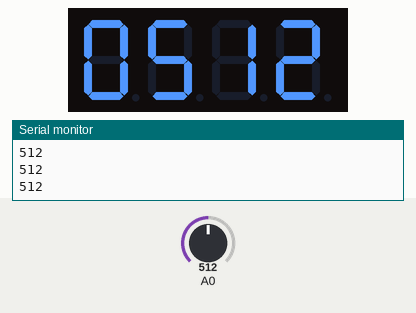
A sketch run on a simulated Arduino Uno, built with avr-gcc and run on an emulated ATmega328P. Shown: 4-digit seven-segment display, the last lines printed to the serial monitor. Wiring (inferred from the names in the program): 4-digit 7-segment display, segments lit when HIGH: segments pin 11, pin 7, pin 4, pin 2, A3, pin 10, pin 5, pin 3; digit selects pin 12, pin 9, pin 8, pin 6. The inputs (shaded band) are chosen by the test bench; at power-on: A0 = 512. The segment pins are drawn as the display they are named for.

Above: at 1.2 s.
1.3 s: A0 set to 716
At 2.3 s:
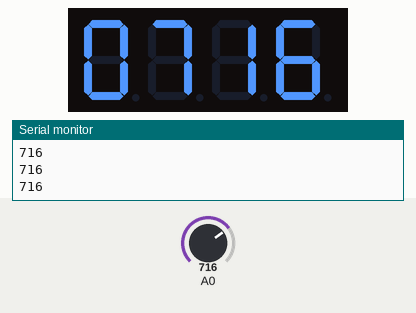
2.9 s: A0 set to 900
At 4.3 s:
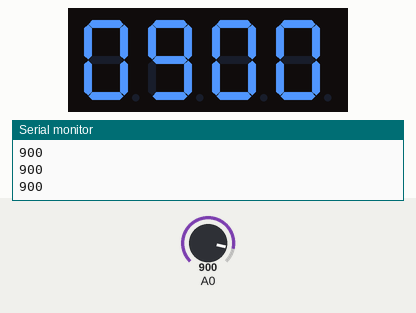
4.6 s: A0 set to 1023
At 6.1 s:
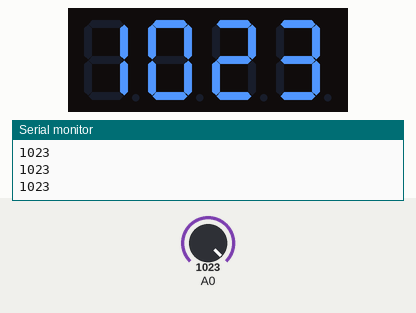
Timing chart, 0 to 7.6 s (numbered marks = the images above; inputs shaded):
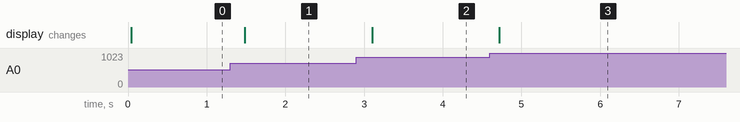

The sketch:

methane_sensor.ino
```cpp
#define DIGIT_ON LOW
#define DIGIT_OFF HIGH

int sensorValue;

int SEG_A = 11;
int SEG_B = 7;
int SEG_C = 4;
int SEG_D = 2;
int SEG_E = A3;
int SEG_F = 10;
int SEG_G = 5;
int SEG_DP = 3;

int DIG_1 = 12;
int DIG_2 = 9;
int DIG_3 = 8;
int DIG_4 = 6;


void setup()
{
  Serial.begin(9600);      // sets the serial port to 9600
  pinMode(SEG_A, OUTPUT);
  pinMode(SEG_B, OUTPUT);
  pinMode(SEG_C, OUTPUT);
  pinMode(SEG_D, OUTPUT);
  pinMode(SEG_E, OUTPUT);
  pinMode(SEG_F, OUTPUT);
  pinMode(SEG_G, OUTPUT);
  pinMode(SEG_DP, OUTPUT);

  pinMode(DIG_1, OUTPUT);
  pinMode(DIG_2, OUTPUT);
  pinMode(DIG_3, OUTPUT);
  pinMode(DIG_4, OUTPUT);

  digitalWrite(DIG_4, DIGIT_ON);
  digitalWrite(DIG_3, DIGIT_ON);
  digitalWrite(DIG_2, DIGIT_ON);
  digitalWrite(DIG_1, DIGIT_ON);
}

int c = 0;

void loop(){

  sensorValue = analogRead(0);       // read analog input pin 0
  Serial.println(sensorValue, DEC);  // prints the value read


  c = (c + 1)%10;
  //showDigit(10, c);
  //delay(500);

  displayNumber(sensorValue);

}

void displayNumber(int num){

  int tmp = 0;

  int x = 0;
  while(x < 10){

    tmp = num;

    showDigit(1, tmp % 10);
    tmp = tmp / 10;
    delay(5);
    showDigit(10, tmp % 10);
    tmp = tmp / 10;
    delay(5);
    showDigit(100, tmp % 10);
    tmp = tmp / 10;
    delay(5);
    showDigit(1000, tmp % 10);
    delay(5);
    x++;
  }


}

void showDigit(int digit, int num){

  switch(digit){

    case 1000:
      digitalWrite(DIG_1, DIGIT_ON);
      digitalWrite(DIG_2, DIGIT_OFF);
      digitalWrite(DIG_3, DIGIT_OFF);
      digitalWrite(DIG_4, DIGIT_OFF);
      break;
    case 100:
      digitalWrite(DIG_1, DIGIT_OFF);
      digitalWrite(DIG_2, DIGIT_ON);
      digitalWrite(DIG_3, DIGIT_OFF);
      digitalWrite(DIG_4, DIGIT_OFF);
      break;
    case 10:
      digitalWrite(DIG_1, DIGIT_OFF);
      digitalWrite(DIG_2, DIGIT_OFF);
      digitalWrite(DIG_3, DIGIT_ON);
      digitalWrite(DIG_4, DIGIT_OFF);
      break;
    case 1:
      digitalWrite(DIG_1, DIGIT_OFF);
      digitalWrite(DIG_2, DIGIT_OFF);
      digitalWrite(DIG_3, DIGIT_OFF);
      digitalWrite(DIG_4, DIGIT_ON);
      break;
    default:
      digitalWrite(DIG_1, DIGIT_OFF);
      digitalWrite(DIG_2, DIGIT_OFF);
      digitalWrite(DIG_3, DIGIT_OFF);
      digitalWrite(DIG_4, DIGIT_OFF);
      break;

  }

  showNumber(num);

}

void showNumber(int x){

  switch(x){

    case 0:
      digitalWrite(SEG_A, HIGH);
      digitalWrite(SEG_B, HIGH);
      digitalWrite(SEG_C, HIGH);
      digitalWrite(SEG_D, HIGH);
      digitalWrite(SEG_E, HIGH);
      digitalWrite(SEG_F, HIGH);
      digitalWrite(SEG_G, LOW);
      digitalWrite(SEG_DP, LOW);
      break;
    case 1:
      digitalWrite(SEG_A, LOW);
      digitalWrite(SEG_B, HIGH);
      digitalWrite(SEG_C, HIGH);
      digitalWrite(SEG_D, LOW);
      digitalWrite(SEG_E, LOW);
      digitalWrite(SEG_F, LOW);
      digitalWrite(SEG_G, LOW);
      digitalWrite(SEG_DP, LOW);
      break;
    case 2:
      digitalWrite(SEG_A, HIGH);
      digitalWrite(SEG_B, HIGH);
      digitalWrite(SEG_C, LOW);
      digitalWrite(SEG_D, HIGH);
      digitalWrite(SEG_E, HIGH);
      digitalWrite(SEG_F, LOW);
      digitalWrite(SEG_G, HIGH);
      digitalWrite(SEG_DP, LOW);
      break;
    case 3:
      digitalWrite(SEG_A, HIGH);
      digitalWrite(SEG_B, HIGH);
      digitalWrite(SEG_C, HIGH);
      digitalWrite(SEG_D, HIGH);
      digitalWrite(SEG_E, LOW);
      digitalWrite(SEG_F, LOW);
      digitalWrite(SEG_G, HIGH);
      digitalWrite(SEG_DP, LOW);
      break;
    case 4:
      digitalWrite(SEG_A, LOW);
      digitalWrite(SEG_B, HIGH);
      digitalWrite(SEG_C, HIGH);
      digitalWrite(SEG_D, LOW);
      digitalWrite(SEG_E, LOW);
      digitalWrite(SEG_F, HIGH);
      digitalWrite(SEG_G, HIGH);
      digitalWrite(SEG_DP, LOW);
      break;
    case 5:
      digitalWrite(SEG_A, HIGH);
      digitalWrite(SEG_B, LOW);
      digitalWrite(SEG_C, HIGH);
      digitalWrite(SEG_D, HIGH);
      digitalWrite(SEG_E, LOW);
      digitalWrite(SEG_F, HIGH);
      digitalWrite(SEG_G, HIGH);
      digitalWrite(SEG_DP, LOW);
      break;
    case 6:
      digitalWrite(SEG_A, HIGH);
      digitalWrite(SEG_B, LOW);
      digitalWrite(SEG_C, HIGH);
      digitalWrite(SEG_D, HIGH);
      digitalWrite(SEG_E, HIGH);
      digitalWrite(SEG_F, HIGH);
      digitalWrite(SEG_G, HIGH);
      digitalWrite(SEG_DP, LOW);
      break;
    case 7:
      digitalWrite(SEG_A, HIGH);
      digitalWrite(SEG_B, HIGH);
      digitalWrite(SEG_C, HIGH);
      digitalWrite(SEG_D, LOW);
      digitalWrite(SEG_E, LOW);
      digitalWrite(SEG_F, LOW);
      digitalWrite(SEG_G, LOW);
      digitalWrite(SEG_DP, LOW);
      break;
    case 8:
      digitalWrite(SEG_A, HIGH);
      digitalWrite(SEG_B, HIGH);
      digitalWrite(SEG_C, HIGH);
      digitalWrite(SEG_D, HIGH);
      digitalWrite(SEG_E, HIGH);
      digitalWrite(SEG_F, HIGH);
      digitalWrite(SEG_G, HIGH);
      digitalWrite(SEG_DP, LOW);
      break;
    case 9:
      digitalWrite(SEG_A, HIGH);
      digitalWrite(SEG_B, HIGH);
      digitalWrite(SEG_C, HIGH);
      digitalWrite(SEG_D, HIGH);
      digitalWrite(SEG_E, LOW);
      digitalWrite(SEG_F, HIGH);
      digitalWrite(SEG_G, HIGH);
      digitalWrite(SEG_DP, LOW);
      break;

    default:
      digitalWrite(SEG_A, LOW);
      digitalWrite(SEG_B, LOW);
      digitalWrite(SEG_C, LOW);
      digitalWrite(SEG_D, LOW);
      digitalWrite(SEG_E, LOW);
      digitalWrite(SEG_F, LOW);
      digitalWrite(SEG_G, LOW);
      digitalWrite(SEG_DP, LOW);
    break;

  }
}
```

Measured:
- after the input at 1.3 s, the display: changes after 0.18 s (image 1)
- after the input at 2.9 s, the display: changes after 0.21 s (image 2)
- after the input at 4.6 s, the display: changes after 0.12 s (image 3)
